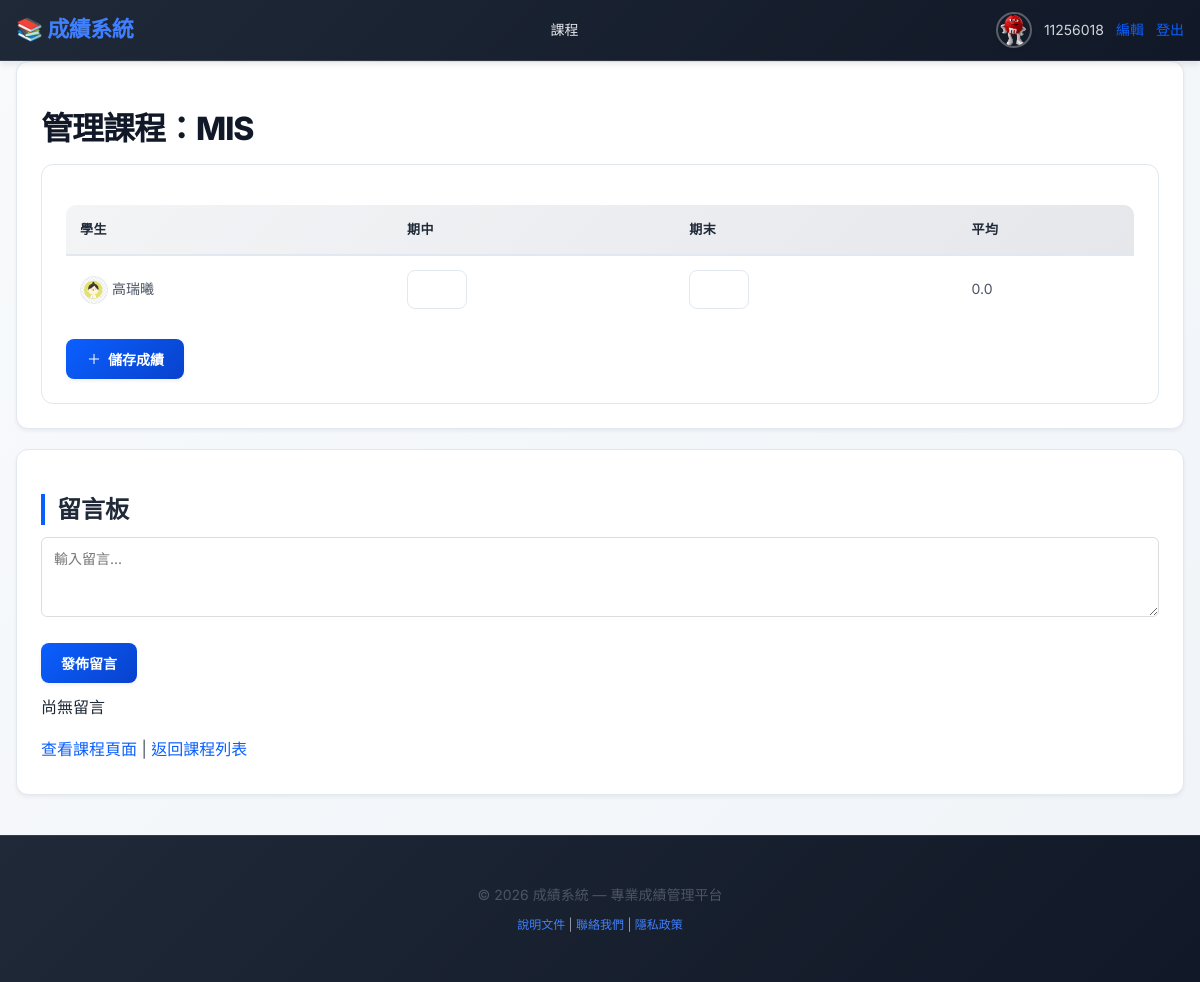
Page /teacher/course/6/ (signed in) on the committed database.
### catalog/models.py (models this page shows, shortened)
class Course(models.Model):
    name = models.CharField("課名", max_length=100)
    course_code = models.CharField("課號", max_length=20, unique=True)
    teacher = models.CharField("任課老師", max_length=50, blank=True)
    teacher_user = models.ForeignKey(User, null=True, blank=True, on_delete=models.SET_NULL, related_name="teaching_courses")

class Enrollment(models.Model):
    student = models.ForeignKey(Student, on_delete=models.CASCADE)
    course = models.ForeignKey(Course, on_delete=models.CASCADE)
    midterm_score = models.FloatField("期中分數", default=0)
    final_score = models.FloatField("期末分數", default=0)
    class Meta:
        unique_together = ('student', 'course')
    @property
    def average(self):
        return (self.midterm_score + self.final_score) / 2

class Student(models.Model):
    name = models.CharField("學生姓名", max_length=100)
    student_id = models.CharField("學號", max_length=20, unique=True)

### catalog/views.py (the view, shortened to what this page needs)
# urls.py: path('teacher/course/<int:course_id>/', views.teacher_manage_course, name='teacher_manage_course'),
@login_required
def teacher_manage_course(request, course_id):
    course = get_object_or_404(Course, id=course_id)
    is_course_teacher = hasattr(request.user, 'profile') and request.user.profile.role == 'teacher' and course.teacher_user == request.user
    if not (is_course_teacher or request.user.is_staff):
        return redirect('course_detail', pk=course_id)
    enrollments = Enrollment.objects.filter(course=course)
    comments = course.comments.select_related('author').order_by('-created_at')
    return render(request, 'teacher_manage_course.html', {
        'course': course,
        'enrollments': enrollments,
        'comments': comments,
    })

### catalog/templatetags/profile_extras.py (called while the page is built)
@register.simple_tag
def student_avatar(student):
    try:
        user = User.objects.get(username=student.student_id)
        if hasattr(user, 'profile') and user.profile.avatar:
            return user.profile.avatar.url
    except User.DoesNotExist:
        pass
    return settings.MEDIA_URL + 'avatars/red.avif'

### templates/teacher_manage_course.html (shortened to what this page needs)
{% extends 'base.html' %}
{% block content %}
<div class="card">
    <h1>管理課程：{{ course.name }}</h1>
    <form method="post" class="form">
        <table class="table">
            <thead>
                <tr>
                    <th>學生</th>
                    <th>期中</th>
                    <th>期末</th>
                    <th>平均</th>
                </tr>
            </thead>
            <tbody>
                {% load profile_extras %}
                {% for e in enrollments %}
                <tr>
                    <td>
                        {% student_avatar e.student as avatar_url %}
                        <img src="{{ avatar_url }}" class="avatar-sm" alt="avatar" style="width:24px; border-radius:50%;">
                        {{ e.student.name }}
                    </td>
                    <td><input type="number" step="0.1" name="mid_{{ e.id }}" value="{{ e.midterm_score|default:'' }}" style="width:60px;"></td>
                    <td><input type="number" step="0.1" name="final_{{ e.id }}" value="{{ e.final_score|default:'' }}" style="width:60px;"></td>
                    <td>{{ e.average }}</td>
                </tr>
                {% endfor %}
            </tbody>
        </table>
        <button class="button btn-icon" type="submit">
            <svg viewBox="0 0 24 24" fill="none" xmlns="http://www.w3.org/2000/svg" style="width:16px;">
                <path d="M5 12h14" stroke="#fff" stroke-width="1.5" stroke-linecap="round" stroke-linejoin="round"/>
                <path d="M12 5v14" stroke="#fff" stroke-width="1.5" stroke-linecap="round" stroke-linejoin="round"/>
            </svg>
            儲存成績
        </button>
    </form>
</div>
<div class="card" style="margin-top:12px">
    <h2>留言板</h2>
    <form method="post">
        <div class="form-row">
            <textarea name="comment" rows="3" placeholder="輸入留言..." style="width:100%; border-radius:6px; border:1px solid #ddd;"></textarea>
        </div>
        <button class="button" type="submit">發佈留言</button>
    </form>
    <ul style="margin-top:12px; list-style:none; padding:0;">
        {% for c in comments %}
            <li style="padding:8px 0; border-bottom:1px solid #eee;">
                <strong>{{ c.author.username }}</strong>
                <small class="muted">({{ c.created_at|date:"Y-m-d H:i" }})</small>:
                {{ c.content }}
                {% if c.author == user %} - <a href="{% url 'edit_comment' c.id %}">編輯</a>{% endif %}
            </li>
        {% empty %}
            <li>尚無留言</li>
        {% endfor %}
    </ul>
    <p style="margin-top:10px">
        <a href="{% url 'course_detail' course.id %}">查看課程頁面</a> |
        <a href="{% url 'course_list' %}">返回課程列表</a>
    </p>
</div>
{% endblock %}

### templates/base.html (shortened to what this page needs)
{% load static %}
<!DOCTYPE html>
<html lang="zh-Hant">
<head>
  <link rel="stylesheet" href="{% static 'css/styles.css' %}">
</head>
<body>
{% block header %}
<header class="site-header">
  <div class="container">
    <nav class="nav">
      <div class="brand">
        <a href="{% url 'index' %}">📚 成績系統</a>
      </div>
      <div class="nav-links">
        {% if user.is_authenticated %}
          <a href="{% url 'course_list' %}">課程</a>
        {% endif %}
      </div>
      <div class="user-area">
        {% if user.is_authenticated %}
          {% if user.profile.avatar %}
            <img class="avatar" src="{{ user.profile.avatar.url }}" alt="avatar">
          {% else %}
            <img class="avatar" src="{{ MEDIA_URL }}avatars/red.avif" alt="avatar">
          {% endif %}
          <span>{{ user.username }}</span>
          <a href="{% url 'edit_profile' %}">編輯</a>
          <a href="{% url 'logout' %}">登出</a>
        {% else %}
          <a href="{% url 'login' %}">登入</a>
          <a href="{% url 'register' %}">註冊</a>
        {% endif %}
      </div>
    </nav>
  </div>
</header>
{% endblock %}
<main class="container">
  {% block content %}{% endblock %}
</main>
<footer class="site-footer">
  <div class="container">
    <p>&copy; {% now "Y" %} 成績系統 — 專業成績管理平台</p>
    <p style="font-size: 12px; color: #9ca3af; margin-top: 8px;">
      <a href="#">說明文件</a> | <a href="#">聯絡我們</a> | <a href="#">隱私政策</a>
    </p>
  </div>
</footer>
</body>
</html>

### rows in the picture
Course: name "MIS"
Enrollment: student.name "高瑞曦", average "0.0"

### other values in the picture
{{ user.username }} "11256018"
